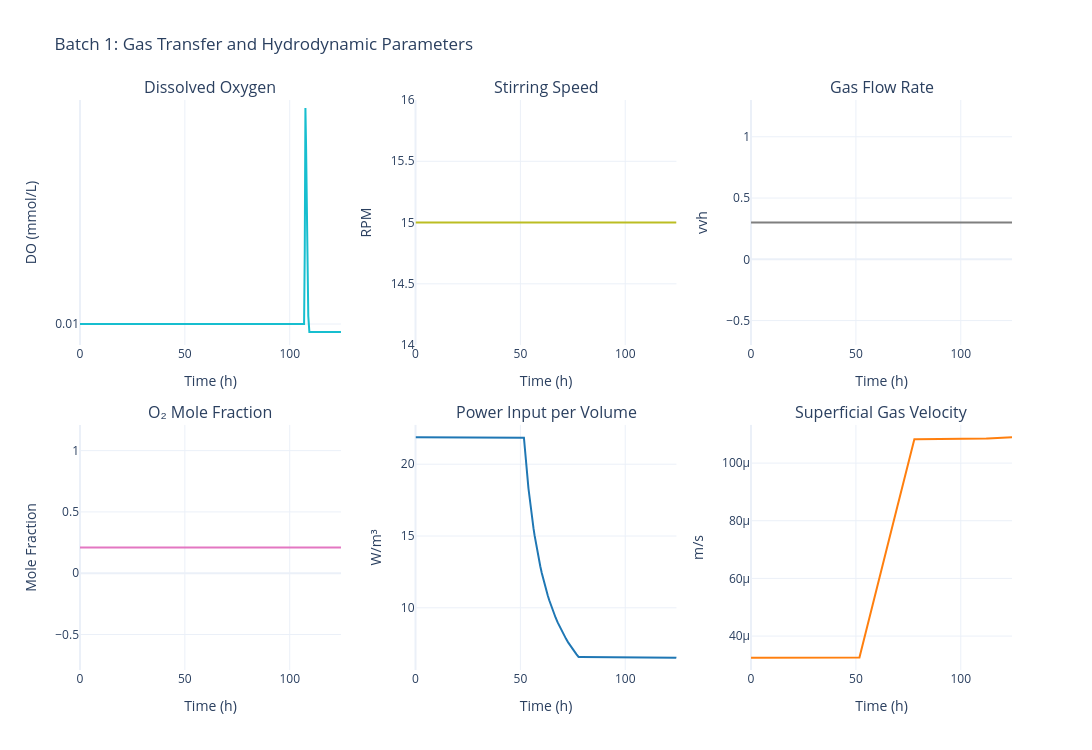

The cell this chart's notebook holds for it:
### Code cell
# Gas transfer (DO, agitation, gas flow, O2 fraction)
fig = data.plot_gas_transfer(batch_number=BATCH_NUMBER)
fig.show()

### Figure 1 — Plotly figure (JSON) as saved in the notebook; plotly's stock layout.template omitted (floating-point values rounded to 4 significant figures; data arrays with more than 128 entries replaced by an {"elided": "..."} marker saying what was removed)
{"data": [{"hovertemplate": "Time: %{x:.1f} h<br>DO: %{y:.3f} mmol/L<extra></extra>", "line": {"color": "#17becf", "width": 2}, "mode": "lines", "name": "Dissolved O₂", "type": "scatter", "x": {"elided": "210 float values"}, "xaxis": "x", "y": {"elided": "210 float values"}, "yaxis": "y"}, {"hovertemplate": "Time: %{x:.1f} h<br>N: %{y:.1f} rpm<extra></extra>", "line": {"color": "#bcbd22", "width": 2}, "mode": "lines", "name": "Stirring Speed", "type": "scatter", "x": {"elided": "210 float values"}, "xaxis": "x2", "y": {"elided": "210 float values"}, "yaxis": "y2"}, {"hovertemplate": "Time: %{x:.1f} h<br>Fg: %{y:.3f} vvh<extra></extra>", "line": {"color": "#7f7f7f", "width": 2}, "mode": "lines", "name": "Gas Flow Rate", "type": "scatter", "x": {"elided": "210 float values"}, "xaxis": "x3", "y": {"elided": "210 float values"}, "yaxis": "y3"}, {"hovertemplate": "Time: %{x:.1f} h<br>y_O₂: %{y:.3f}<extra></extra>", "line": {"color": "#e377c2", "width": 2}, "mode": "lines", "name": "y_O₂", "type": "scatter", "x": {"elided": "210 float values"}, "xaxis": "x4", "y": {"elided": "210 float values"}, "yaxis": "y4"}, {"hovertemplate": "Time: %{x:.1f} h<br>P/V: %{y:.2f} W/m³<extra></extra>", "line": {"color": "#1f77b4", "width": 2}, "mode": "lines", "name": "P/V", "type": "scatter", "x": {"elided": "210 float values"}, "xaxis": "x5", "y": {"elided": "210 float values"}, "yaxis": "y5"}, {"hovertemplate": "Time: %{x:.1f} h<br>vₛ: %{y:.5f} m/s<extra></extra>", "line": {"color": "#ff7f0e", "width": 2}, "mode": "lines", "name": "vₛ", "type": "scatter", "x": {"elided": "210 float values"}, "xaxis": "x6", "y": {"elided": "210 float values"}, "yaxis": "y6"}], "layout": {"annotations": [{"font": {"size": 16}, "showarrow": false, "text": "Dissolved Oxygen", "x": 0.14, "xanchor": "center", "xref": "paper", "y": 1, "yanchor": "bottom", "yref": "paper"}, {"font": {"size": 16}, "showarrow": false, "text": "Stirring Speed", "x": 0.5, "xanchor": "center", "xref": "paper", "y": 1, "yanchor": "bottom", "yref": "paper"}, {"font": {"size": 16}, "showarrow": false, "text": "Gas Flow Rate", "x": 0.86, "xanchor": "center", "xref": "paper", "y": 1, "yanchor": "bottom", "yref": "paper"}, {"font": {"size": 16}, "showarrow": false, "text": "O₂ Mole Fraction", "x": 0.14, "xanchor": "center", "xref": "paper", "y": 0.43, "yanchor": "bottom", "yref": "paper"}, {"font": {"size": 16}, "showarrow": false, "text": "Power Input per Volume", "x": 0.5, "xanchor": "center", "xref": "paper", "y": 0.43, "yanchor": "bottom", "yref": "paper"}, {"font": {"size": 16}, "showarrow": false, "text": "Superficial Gas Velocity", "x": 0.86, "xanchor": "center", "xref": "paper", "y": 0.43, "yanchor": "bottom", "yref": "paper"}], "font": {"size": 12}, "height": 750, "showlegend": false, "title": {"text": "Batch 1: Gas Transfer and Hydrodynamic Parameters"}, "width": 1400, "xaxis": {"anchor": "y", "domain": [0, 0.28], "title": {"text": "Time (h)"}}, "xaxis2": {"anchor": "y2", "domain": [0.36, 0.64], "title": {"text": "Time (h)"}}, "xaxis3": {"anchor": "y3", "domain": [0.72, 1], "title": {"text": "Time (h)"}}, "xaxis4": {"anchor": "y4", "domain": [0, 0.28], "title": {"text": "Time (h)"}}, "xaxis5": {"anchor": "y5", "domain": [0.36, 0.64], "title": {"text": "Time (h)"}}, "xaxis6": {"anchor": "y6", "domain": [0.72, 1], "title": {"text": "Time (h)"}}, "yaxis": {"anchor": "x", "domain": [0.57, 1], "title": {"text": "DO (mmol/L)"}}, "yaxis2": {"anchor": "x2", "domain": [0.57, 1], "title": {"text": "RPM"}}, "yaxis3": {"anchor": "x3", "domain": [0.57, 1], "title": {"text": "vvh"}}, "yaxis4": {"anchor": "x4", "domain": [0, 0.43], "title": {"text": "Mole Fraction"}}, "yaxis5": {"anchor": "x5", "domain": [0, 0.43], "title": {"text": "W/m³"}}, "yaxis6": {"anchor": "x6", "domain": [0, 0.43], "title": {"text": "m/s"}}}}
